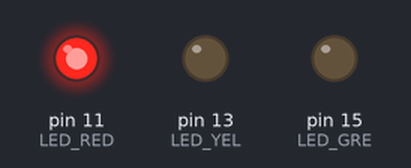
Bench run of a program on a simulated Raspberry Pi (header pin numbers). Parts: output pins drawn as LEDs (lit = HIGH).

Above: at 2.5 s.
At 5.5 s:
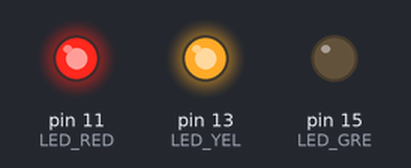
At 8.5 s:
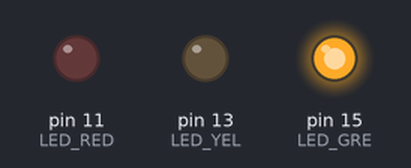
At 11.5 s:
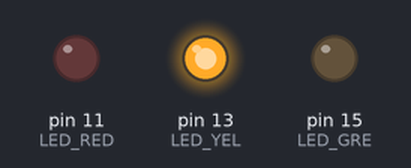
Timing chart, 0 to 15.6 s (numbered marks = the images above):
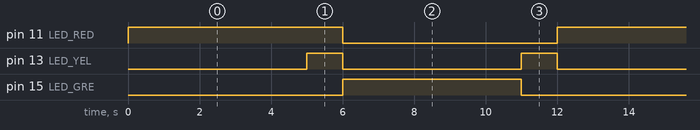

Measured:
- by itself, pin 11 (LED_RED): alternates HIGH for 6.0 s and LOW for 6.0 s
- by itself, pin 13 (LED_YEL): alternates HIGH for 1.0 s and LOW for 5.0 s
- by itself, pin 15 (LED_GRE): alternates HIGH for 5.0 s and LOW for 7.0 s

The program:

main.py
```python
import RPi.GPIO as GPIO
from time import sleep

LED_RED = 11
LED_YEL = 13
LED_GRE = 15

GPIO.setmode(GPIO.BOARD)                        #setting numbering of GPIO pins by BOARD format
GPIO.setwarnings(False)                         #disable warings

GPIO.setup(LED_RED,GPIO.OUT,initial=GPIO.HIGH)       #setting up pin 12 as output with initial pin status as off or LOW
GPIO.setup(LED_YEL,GPIO.OUT,initial=GPIO.LOW)       #setting up pin 12 as output with initial pin status as off or LOW
GPIO.setup(LED_GRE,GPIO.OUT,initial=GPIO.LOW)       #setting up pin 12 as output with initial pin status as off or LOW

#-----------------------------------------------main
while(True):
    sleep(5)
    GPIO.output(LED_YEL, GPIO.HIGH)
    sleep(1)
    GPIO.output(LED_RED, GPIO.LOW)
    GPIO.output(LED_YEL, GPIO.LOW)
    GPIO.output(LED_GRE, GPIO.HIGH)
    sleep(5)
    GPIO.output(LED_YEL, GPIO.HIGH)
    GPIO.output(LED_GRE, GPIO.LOW)
    sleep(1)
    GPIO.output(LED_RED, GPIO.HIGH)
    GPIO.output(LED_YEL, GPIO.LOW)
```
